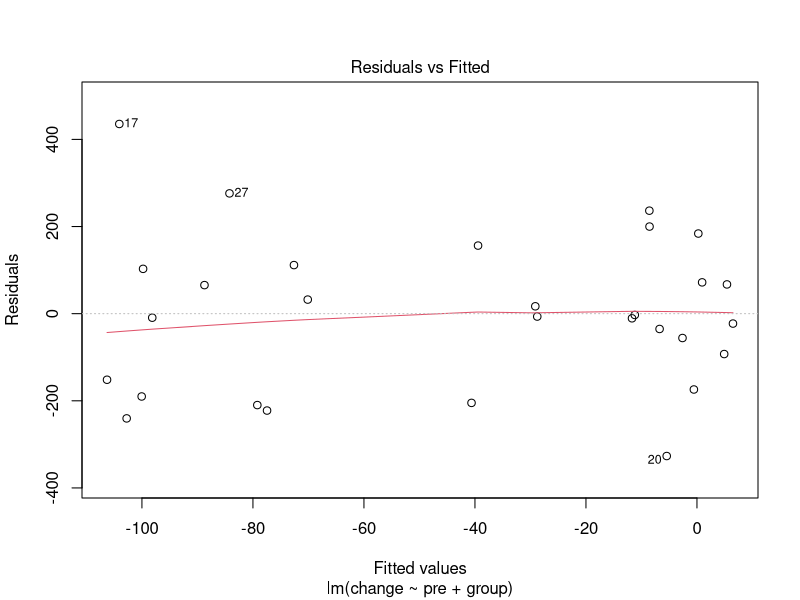
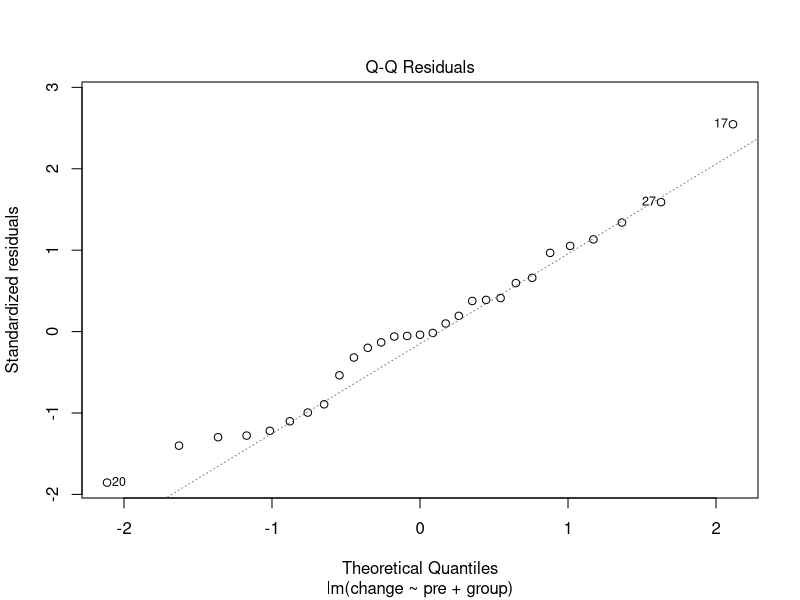
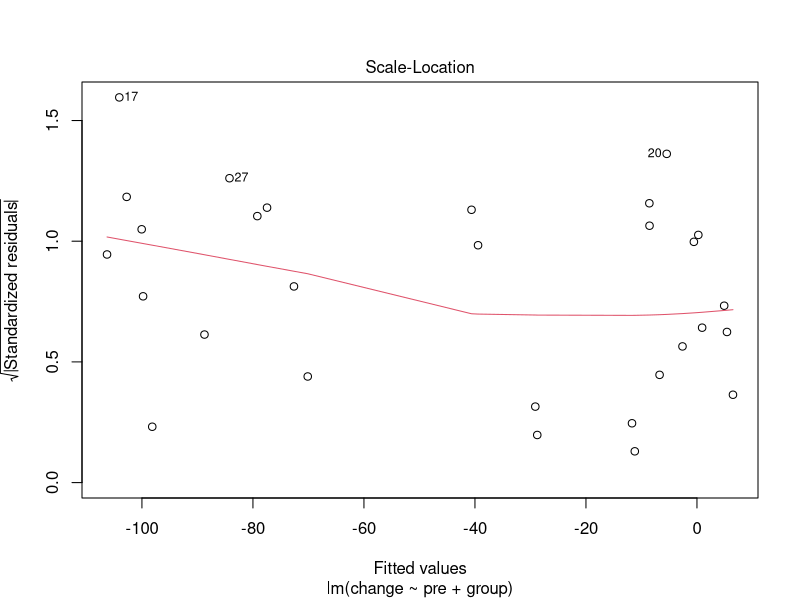
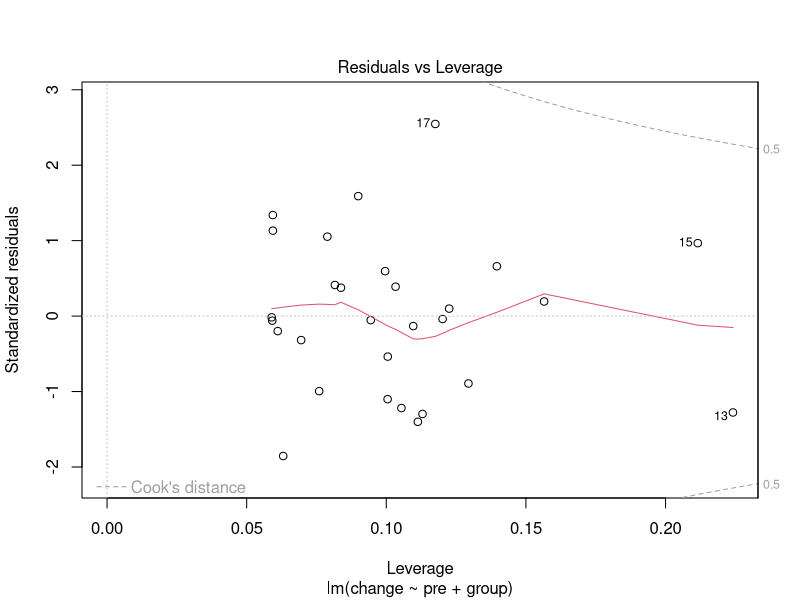
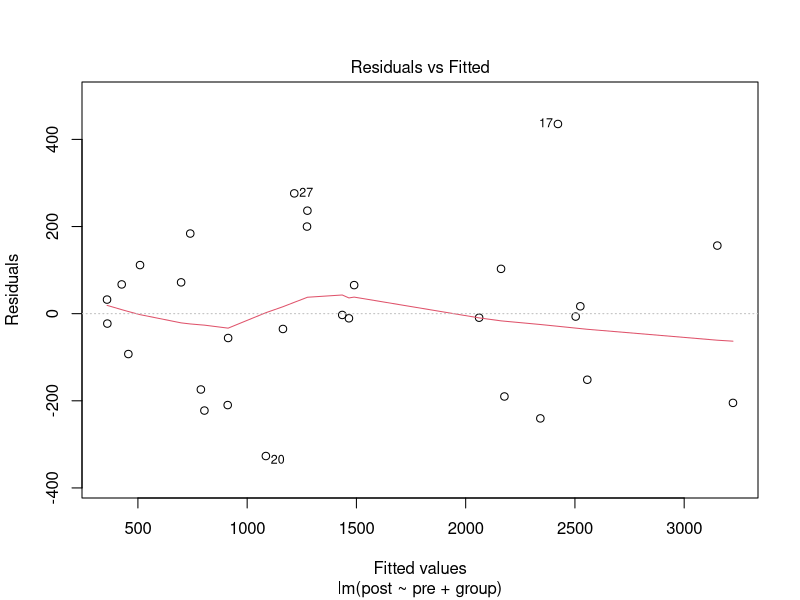
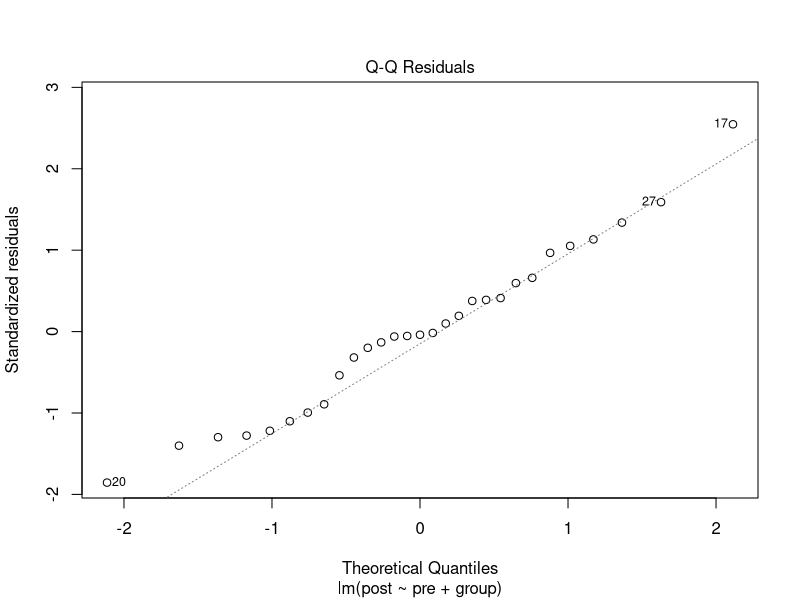
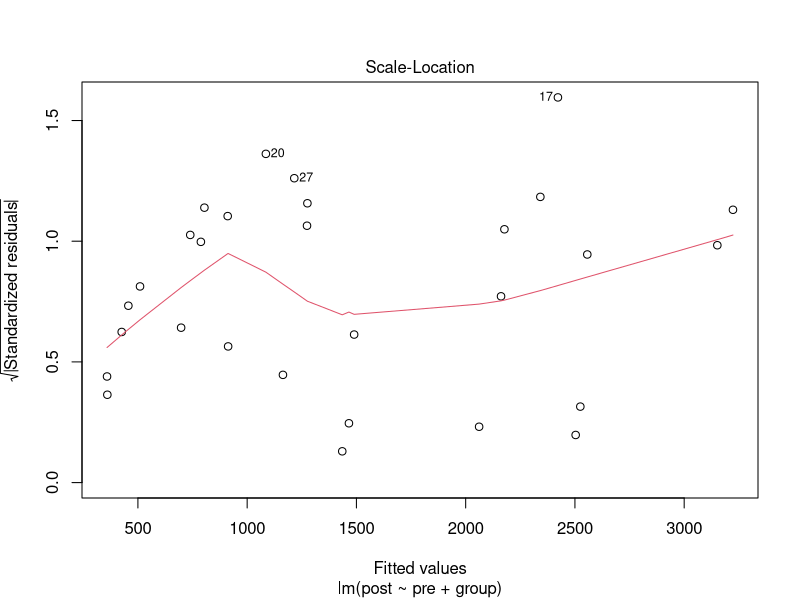
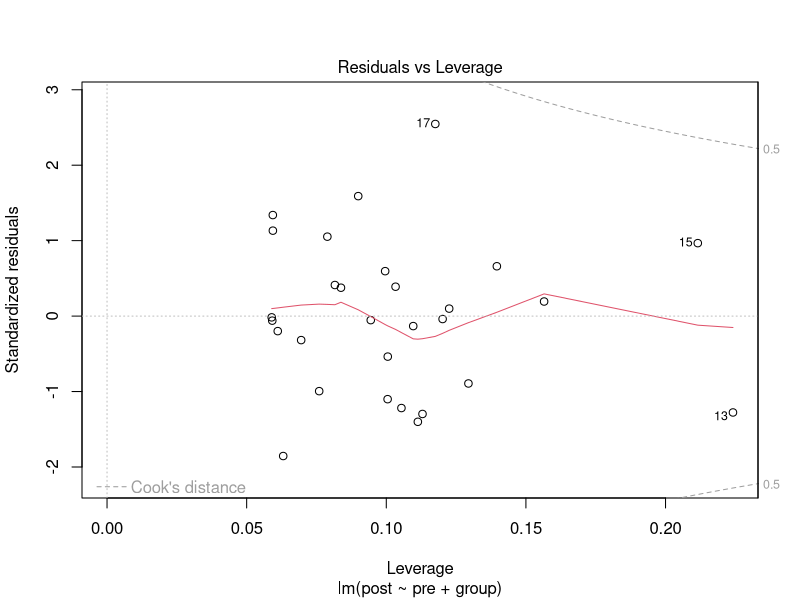

The R source for these figures, in order:
## ---- chunk 1
library(tidyverse); library(knitr); library(ggplot2); library(kableExtra); library(readxl); library(dplyr); library(flextable); library(lme4); library(emmeans); library(pbkrtest); library(broom)
Resultatskjema <- read_excel("Resultatskjema.xlsx")

# ordner et datasett som skal brukes til ANCOVA for visceralt fett
itt.vat.lm <- Resultatskjema %>%
  select(id, group, time, vat_mass) %>%
  mutate(vat_mass = as.numeric(vat_mass, na.rm = TRUE)) %>%
  mutate(time = factor(time, levels = c("pre", "post")),
         group = factor(group, levels = c("fls", "kon"))) %>%
  pivot_wider(names_from = time,
              values_from = vat_mass) %>%
  drop_na() %>%
  mutate(change = post - pre) %>%
  group_by(group) %>%
  print()

# ANCOVA for visceralt fett
itt.vat.lm1 <- lm(change ~ pre + group, data = itt.vat.lm)
plot(itt.vat.lm1)
summary(itt.vat.lm1)
confint(itt.vat.lm1)

tidy(itt.vat.lm1) %>%
  print()

itt.vat.lm2 <- lm(post ~ pre + group, data = itt.vat.lm)
plot(itt.vat.lm2)
summary(itt.vat.lm2)
confint(itt.vat.lm2)

# lmer
itt.vat.lmer <- Resultatskjema %>%
  select(id, group, time, vat_mass) %>%
  mutate(vat_mass = as.numeric(vat_mass, na.rm = TRUE)) %>%
  mutate(time = factor(time, levels = c("pre", "post")),
         group = factor(group, levels = c("fls", "kon"))) %>%
  print()

vat.lmer <- lmer(vat_mass ~ time * group + (1|id), data = itt.vat.lmer)
summary(vat.lmer)
plot(vat.lmer)
confint(vat.lmer)

# ordner et datasett for å lage grafer - gjennomsnittlig score og sd
itt.vat.msd <- Resultatskjema %>%
  select(id, group, time, vat_mass) %>%
  mutate(vat_mass = as.numeric(vat_mass, na.rm = TRUE)) %>%
  mutate(time = factor(time, levels = c("pre", "post")),
         group = factor(group, levels = c("fls", "kon"))) %>%
  pivot_wider(names_from = time,
              values_from = vat_mass) %>%
  drop_na() %>%
  mutate(change = ((post - pre) / pre) * 100 ) %>%
  group_by(group) %>%
  print()
